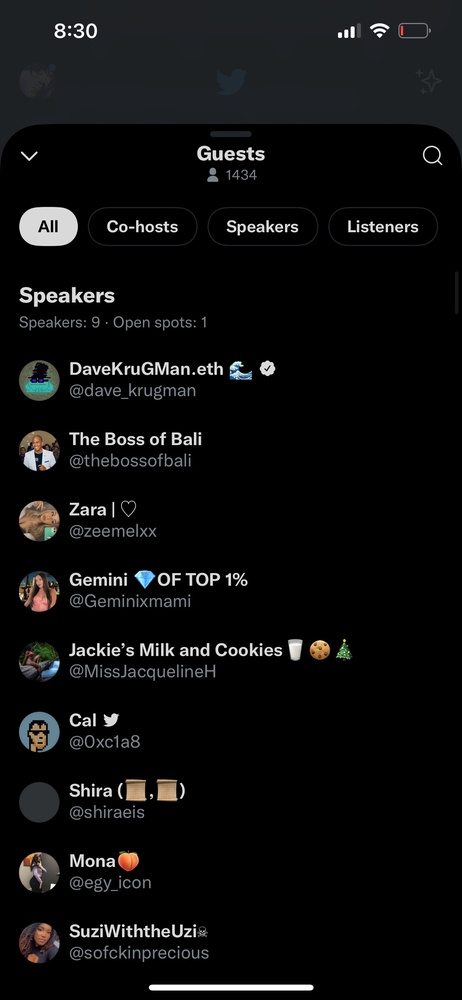
#> input picture images/IMG_0100.jpeg, 462 x 1000 px, shrunk from 1170 x 2532 before the run; its folder holds only this picture in this run
$ python main.py
#> lines starting #> are read from the running program, lines starting #| are printed output that depends on the picture; after the words box and inside, x2 and y2 are one past the last pixel; in counts of white or black regions, pixels touching at a corner belong together
import cv2
import pytesseract
import os
import re


def ocr_core(img):
    text = pytesseract.image_to_string(img)
    return text

# get grayscale image
def get_grayscale(image):
    return cv2.cvtColor(image, cv2.COLOR_BGR2GRAY)

# noise removal
def remove_noise(image):
    return cv2.medianBlur(image,5)

#thresholding
def thresholding(image):
    return cv2.threshold(image, 0, 255, cv2.THRESH_BINARY + cv2.THRESH_OTSU)[1]

directory = 'images'
src = ''
accounts = []
refined = []
for filename in os.scandir(directory):
    if filename.is_file():
        img = cv2.imread(filename.path)
#> img is the input picture: shape (1000, 462, 3); mean B, G, R 14.4, 14.1, 13.9
        img = get_grayscale(img)
        img = thresholding(img)
#> in thresholding, `return cv2.threshold(image, 0, 255, cv2.THRESH_BINARY + cv2.THRESH_OTS..`:
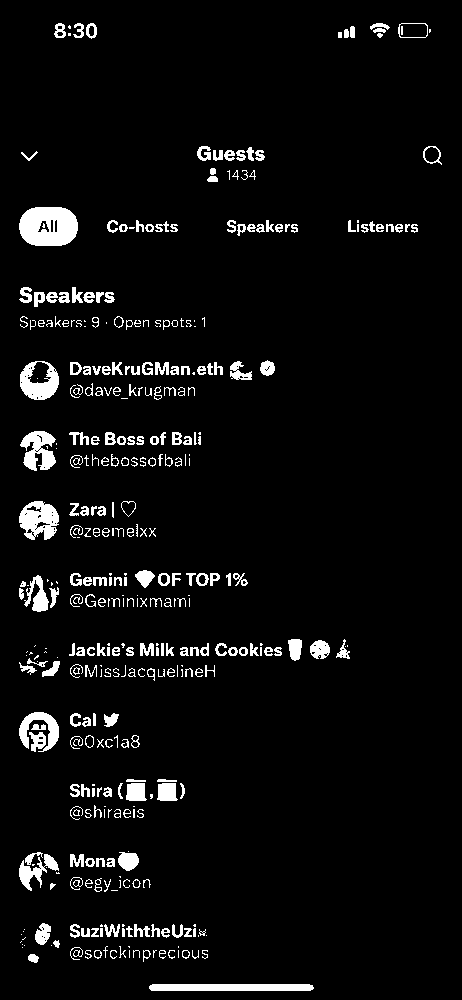
#> returned value: shape (1000, 462); 5.2% white; 386 white regions (110 under 20 px), largest, box (x1, y1, x2, y2) and area: (19, 207, 78, 246) 1867, (149, 984, 314, 991) 1138, (19, 501, 59, 540) 1045
        img = remove_noise(img)
#> in remove_noise, `return cv2.medianBlur(image,5)`:
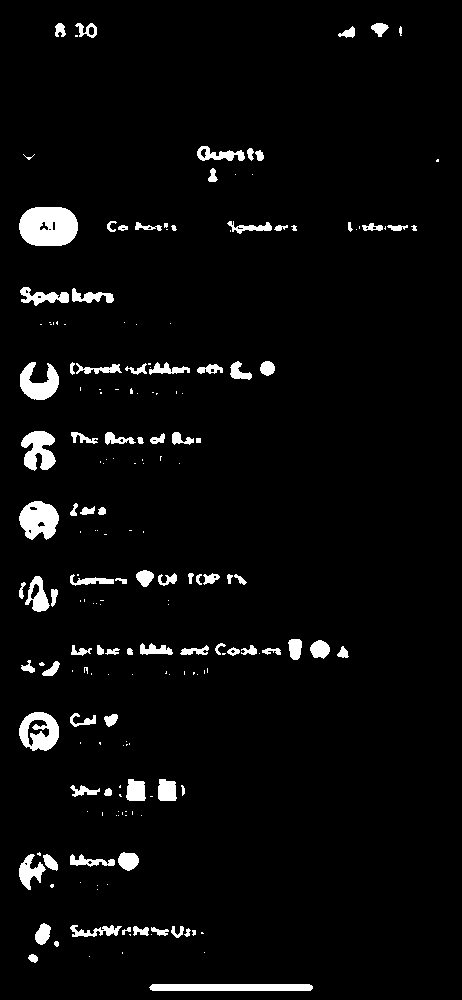
#> returned value: shape (1000, 462); 4.1% white; 194 white regions (103 under 20 px), largest, box (x1, y1, x2, y2) and area: (19, 207, 78, 246) 1924, (149, 984, 313, 991) 1130, (19, 501, 59, 540) 1105

#> (the run stopped early here; a loop or call above may not have finished)
